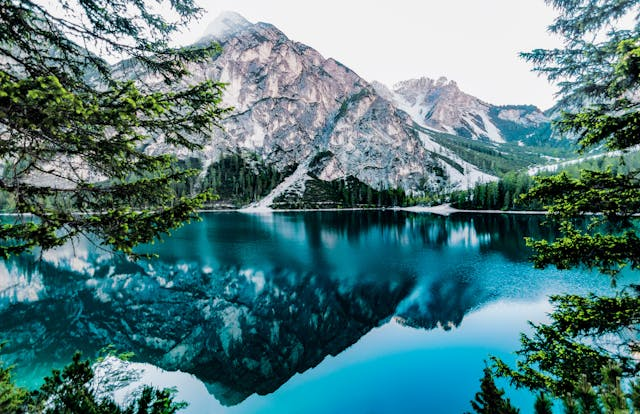
#> input picture Bab 3/Latihan implementasi 1/image/pexels-eberhardgross-443446.jpg, 640 x 414 px
$ python main.py '../Latihan implementasi 1/image/pexels-eberhardgross-443446.jpg' '../Latihan implementasi 1/image/pexels-eberhardgross-443446.jpg'
#> lines starting #> are read from the running program, lines starting #| are printed output that depends on the picture; after the words box and inside, x2 and y2 are one past the last pixel; in counts of white or black regions, pixels touching at a corner belong together
import matplotlib.pyplot as plt
import numpy as np
import argparse
import math
import cv2
import sys


def main():
    parser = argparse.ArgumentParser()
    parser.add_argument("image_path1", help="image1 from path that will be processed")
    parser.add_argument("image_path2", help="image2 from path that will be processed")
    args = parser.parse_args()

    img1 = cv2.imread(args.image_path1, cv2.IMREAD_GRAYSCALE)
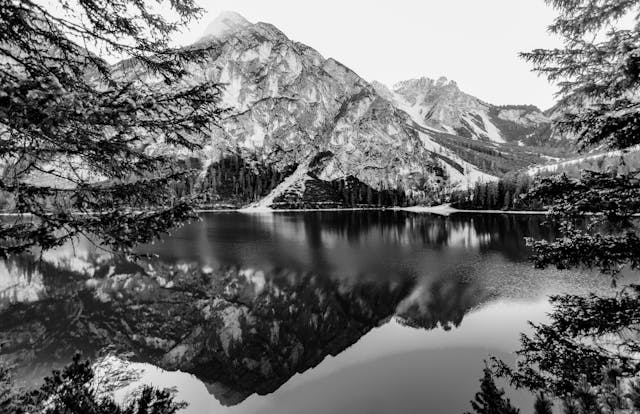
#> img1: shape (414, 640); min 0, max 255, mean 111.5
    img2 = cv2.imread(args.image_path2, cv2.IMREAD_GRAYSCALE)

    if img1 is None or img2 is None:
        sys.exit("Error loading image files")

    results = {
        "Original": img1,
        "Negative": image_negative(img1),
        "Log Transform": log_transformations(img1),
        "Power-Law": power_law_transformations(img1),
        "Contrast Stretch": contrast_stretching(img1),
        "Bit-Plane": bit_plane_slicing(img1)[7],
        "Subtraction": image_subtraction(img1, img2),
        "AND Operation": logic_operations_and(img1, img2),
        "OR Operation": logic_operations_or(img1, img2),
        "XOR Operation": logic_operations_xor(img1, img2),
    }
#> in image_negative, `return cv2.minMaxLoc(img)[1] - img`:
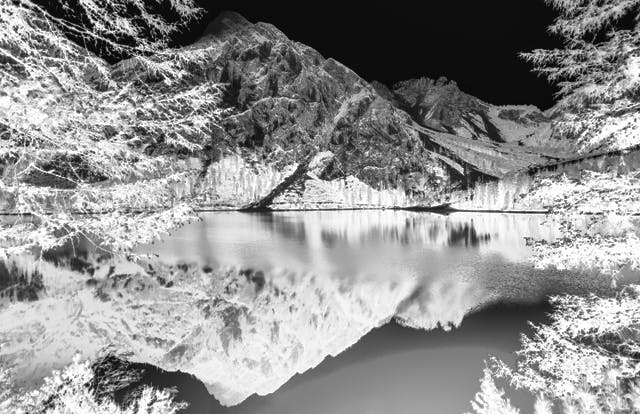
#> returned value: shape (414, 640) float64; min 0, max 255, mean 143.5
#> in log_transformations, `c = 1.0`: c = 1
#> in log_transformations, `log_img_normalized = c * np.log(1 + img_normalized)`:
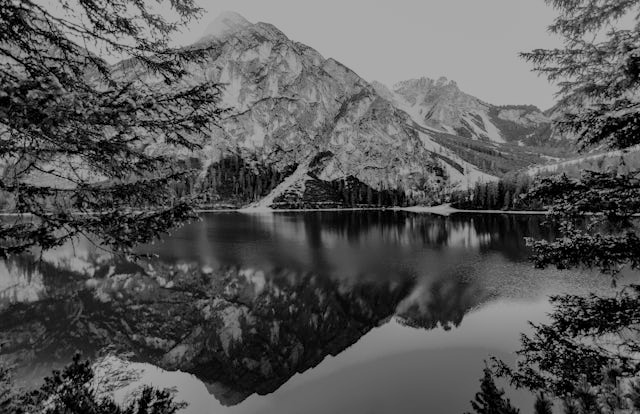
#> log_img_normalized: shape (414, 640) float64; min 0, max 0.693, mean 0.343
#> in power_law_transformations, `gamma = 2.0`: gamma = 2
#> in power_law_transformations, `power_law_img_normalized = c * (img_normalized ** gamma)`:
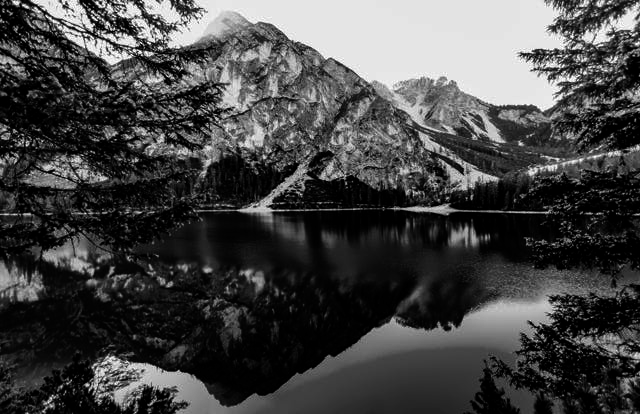
#> power_law_img_normalized: shape (414, 640) float64; min 0, max 1, mean 0.274

    row = 3
    col = math.ceil(len(results) / row)

    fig, axes = plt.subplots(row, col, figsize=(15, 5))
    axes = axes.flatten()

    for i, (title, image) in enumerate(results.items()):
        axes[i].imshow(image, cmap="gray")
        axes[i].set_title(title)
        axes[i].axis("off")

    plt.tight_layout()
    plt.show()


def bit_plane_slicing(img):
    height, width = img.shape
    bit_planes = []

    for i in range(8):
        bit_plane = np.zeros((height, width), dtype=np.uint8)
        for row in range(height):
            for col in range(width):
                if (img[row][col] >> i) & 1:
                    bit_plane[row, col] = 255
        bit_planes.append(bit_plane)

    return bit_planes


def contrast_stretching(img):
    min_out = 0
#> min_out = 0
    max_out = 255
    min_in = np.min(img)
#> min_in = 0
    max_in = np.max(img)
#> max_in = 255

    if min_in == max_in:
        stretched_img = img.copy()
    else:
        stretched_img = (img - min_in) * (max_out - min_out) / (max_in - min_in) + min_out
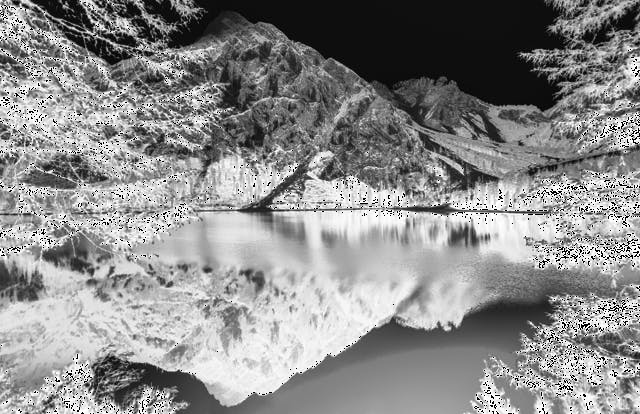
#> stretched_img: shape (414, 640) float64; min 0, max 1, mean 0.547
        stretched_img = np.clip(stretched_img, min_out, max_out).astype(np.uint8)
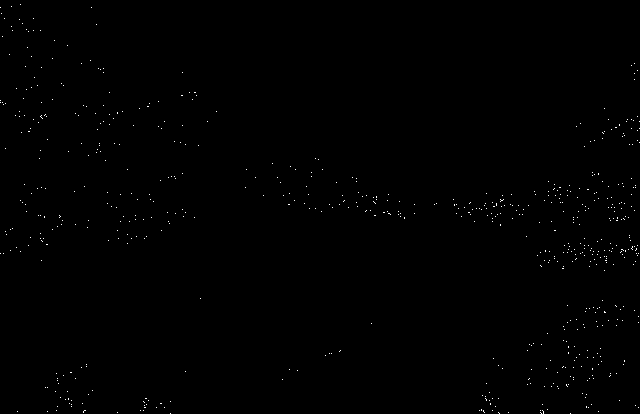
#> stretched_img: shape (414, 640); values 0 (black) and 1 (white), 0.28% white in thin lines or dots
#> in bit_plane_slicing, `height, width = img.shape`: height = 414; width = 640
#> after the loop in bit_plane_slicing, `for i in range(8):`:
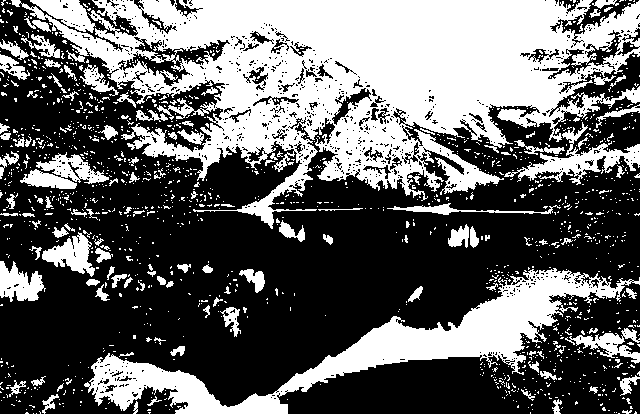
#> bit_plane: shape (414, 640); 39.5% white; 1426 white regions (1303 under 20 px), largest, box (x1, y1, x2, y2) and area: (11, 0, 640, 229) 66414, (84, 268, 640, 414) 17146, (504, 122, 640, 185) 2243
    return stretched_img


def logic_operations_xor(img1, img2):
    return cv2.bitwise_xor(img1, img2)


def logic_operations_or(img1, img2):
    return cv2.bitwise_or(img1, img2)


def logic_operations_and(img1, img2):
    return cv2.bitwise_and(img1, img2)


def image_subtraction(img1, img2):
    return cv2.subtract(img1, img2)
#> returned value: shape (414, 640); every value is 0


def power_law_transformations(img):
    gamma = 2.0
    c = 1.0
    img_normalized = img / 255.0
    power_law_img_normalized = c * (img_normalized ** gamma)
    return np.clip(power_law_img_normalized * 255, 0, 255).astype(np.uint8)


def log_transformations(img):
    c = 1.0
    img_normalized = img / 255.0
    log_img_normalized = c * np.log(1 + img_normalized)
    return np.clip(log_img_normalized * 255, 0, 255).astype(np.uint8)


def image_negative(img):
    return cv2.minMaxLoc(img)[1] - img


if __name__ == "__main__":
    main()
#> in main, `col = math.ceil(len(results) / row)`: col = 4
#> the loop in main, `for i, (title, image) in enumerate(results.items()):` made 10 passes
#> title on passes 1 to 10: 'Original', 'Negative', 'Log Transform', 'Power-Law', 'Contrast Stretch', 'Bit-Plane', 'Subtraction', 'AND Operation', 'OR Operation', 'XOR Operation'
